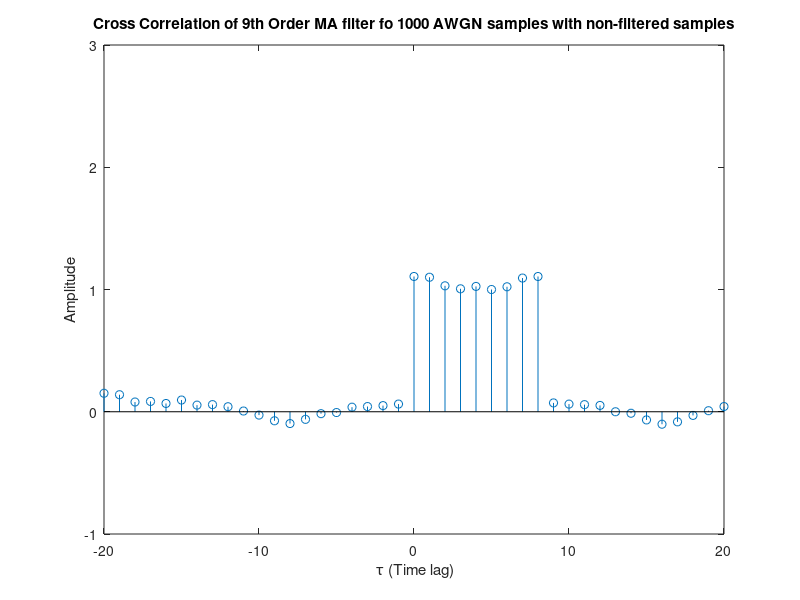

MATLAB code to generate this figure:
clc;
Or = 9;
x = randn(1,1000);
y=filter(ones(Or,1),[1],x);
[a,b] = xcorr(y,x, 'unbiased');
stem(b,a)
xlabel(' \tau (Time lag)')
ylabel('Amplitude')
str = sprintf('Cross Correlation of %dth Order MA filter fo 1000 AWGN samples with non-filtered samples',Or)
title(str)
axis ([-20 20 -1 3])